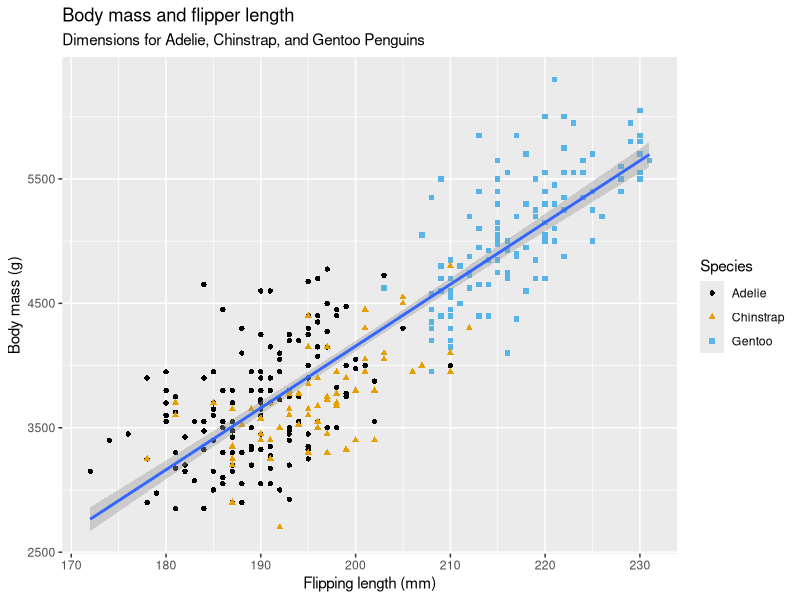

This chart was generated by the following R code:
install.packages("palmerpenguins")
install.packages("ggplot2")
library(palmerpenguins)
library(ggplot2)
library(ggthemes)

ggplot(
  data = penguins,
  mapping = aes(x = flipper_length_mm, y = body_mass_g)
) +
  geom_point(mapping = aes(color = species, shape = species)) +
  geom_smooth(method = "lm") +
  labs(
    title = "Body mass and flipper length",
    subtitle = "Dimensions for Adelie, Chinstrap, and Gentoo Penguins",
    x = "Flipping length (mm)", y = "Body mass (g)",
    color = "Species", shape = "Species"
  ) +
  scale_color_colorblind()